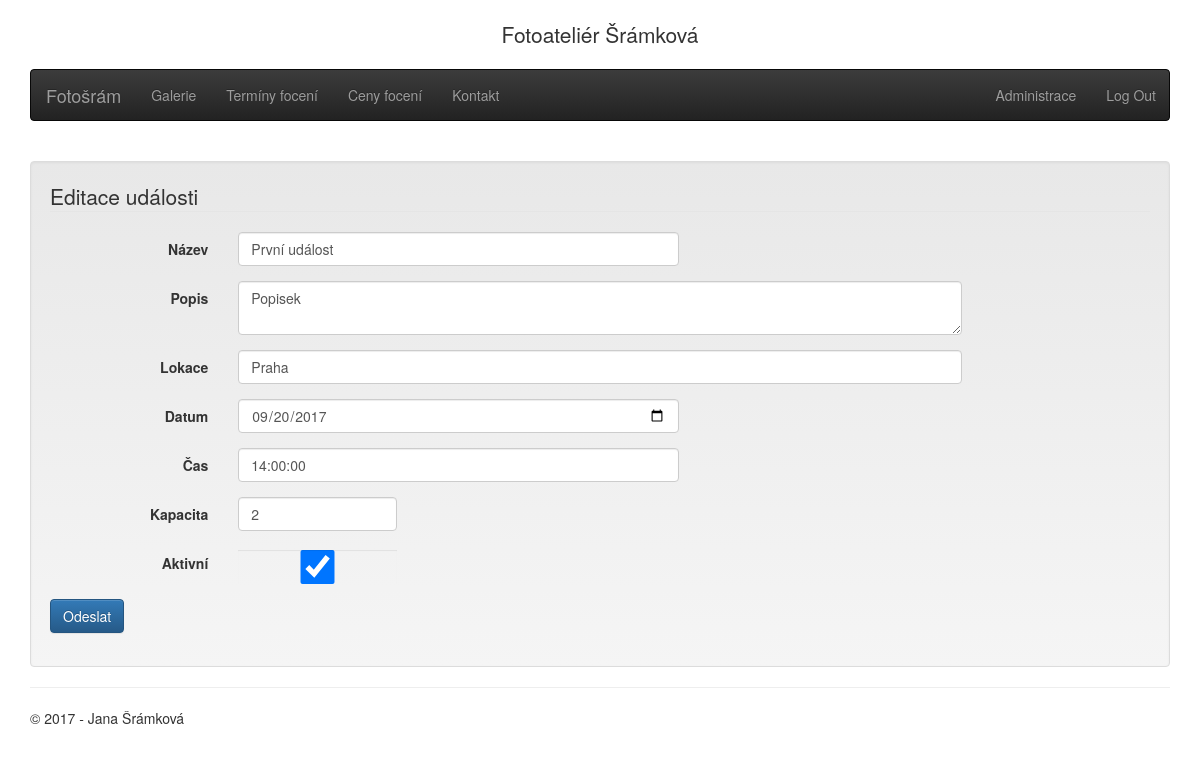
The app's page /admin/events/1/edit (signed in) with its own data.
### AtelierApp/models.py (models this page shows, shortened)
class Event(db.Model):
    __tablename__ = 'events'
    id = db.Column(db.Integer, primary_key=True)
    name = db.Column(db.String(64), index=True, nullable=False)
    description = db.Column(db.Text)
    location = db.Column(db.String(256))
    date = db.Column(db.Date, nullable=False)
    time = db.Column(db.Time)
    capacity = db.Column(db.Integer)
    active = db.Column(db.Boolean, default=True)
    customers = db.relationship('Customer', backref='customer', lazy='dynamic')

### AtelierApp/views.py (the view, shortened to what this page needs)
@app.route('/admin/events/<int:id>/edit', methods=['GET', 'POST'])
@login_required
@required_roles('Admin')
def edit_event(id):
    event = Event.query.filter_by(id=id).first()
    f = EventForm(obj=event)
    return render_template('edit-event.html', form = f, title=u'Editace události', year=datetime.now().year)

### AtelierApp/forms.py
class EventForm(FlaskForm):
    name = StringField(u'Název', validators=[DataRequired(u'Název události musí být vyplněn.'), Length(min=3, max=64, message=u'Název události musí mít 3-64 znaků.')])
    description = TextAreaField(u'Popis')
    location = StringField(u'Lokace', validators=[DataRequired(u'Místo akce je povinné.'), Length(max=256, message=u'Popis lokace může být maximálně 256 znaků dlouhý')])
    date = DateField(u'Datum', format='%Y-%m-%d', validators=[DataRequired(u'Vyberte datum.')])
    time = TimeField(u'Čas', validators=[DataRequired()])
    capacity = IntegerField(u'Kapacita', validators=[DataRequired(u'Vyplňte kapacitu.'), NumberRange(min=1, max=50, message=u'Kapacita 1-50 lidí')])
    active = BooleanField(u'Aktivní', default = True)

### AtelierApp/models.py (called while the page is built)
    @property
    def is_admin(self):
        adminRole = Role.query.filter_by(name='Admin').first()
        return self.role==adminRole

### AtelierApp/views.py (called while the page is built)
@lm.user_loader
def load_user(id):
    return User.query.get(int(id))

@app.before_request
def before_request():
    g.user = current_user

### AtelierApp/templates/edit-event.html (shortened to what this page needs)
﻿{% extends "layout.html" %}
{% block content %}
<div class="well">
    <form class="form-horizontal" action="" method="post" name="add-event">
        <fieldset>
            <legend>Editace události</legend>
            <div class="form-group">
                {{form.name.label(class="col-sm-2 control-label")}}
                <div class="col-sm-5">{{ form.name(class="form-control", placeholder=form.name.description) }}</div>
            </div>
            <div class="form-group">
                {{form.description.label(class="col-sm-2 control-label")}}
                <div class="col-sm-8">{{ form.description(class="form-control", placeholder=form.description.description) }}</div>
            </div>
            <div class="form-group">
                {{form.location.label(class="col-sm-2 control-label")}}
                <div class="col-sm-8">{{ form.location(class="form-control", placeholder=form.location.description) }}</div>
            </div>
            <div class="form-group">
                {{form.date.label(class="col-sm-2 control-label")}}
                <div class="col-sm-5">{{ form.date(class="form-control datepicker", placeholder=form.date.description) }}</div>
            </div>
            <div class="form-group">
                {{form.time.label(class="col-sm-2 control-label")}}
                <div class="col-sm-5">{{ form.time(class="form-control", placeholder=form.time.description) }}</div>
            </div>
            <div class="form-group">
                {{form.capacity.label(class="col-sm-2 control-label")}}
                <div class="col-sm-2">{{ form.capacity(class="form-control", placeholder=form.capacity.description) }}</div>
            </div>
            <div class="form-group">
                {{form.active.label(class="col-sm-2 control-label")}}
                <div class="col-sm-2">{{ form.active(class="form-control", placeholder=form.active.description) }}</div>
            </div>
            <div class="control-group">
                <div class="controls">
                    <input class="btn btn-primary" type="submit" value="Odeslat">
                </div>
            </div>
        </fieldset>
    </form>
</div>
{% endblock %}

### AtelierApp/static/css/lightbox.css (style rules this page uses)
body:after { content: url(../images/close.png) url(../images/loading.gif) url(../images/prev.png) url(../images/next.png); display: none; }

### records on screen
Event: name "První událost", description "Popisek", location "Praha", date "09/20/2017", time "14:00:00", capacity "2", active "☑"
